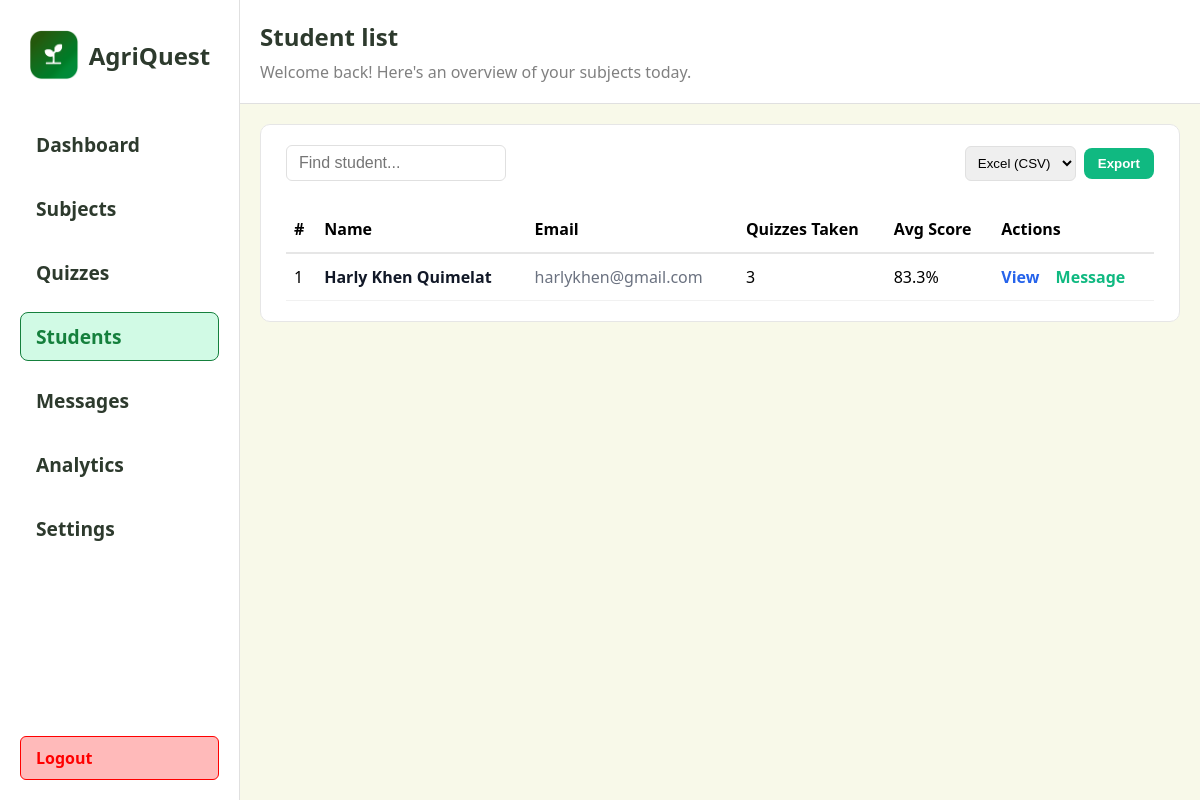
Before: /teacher/students with the older database file.
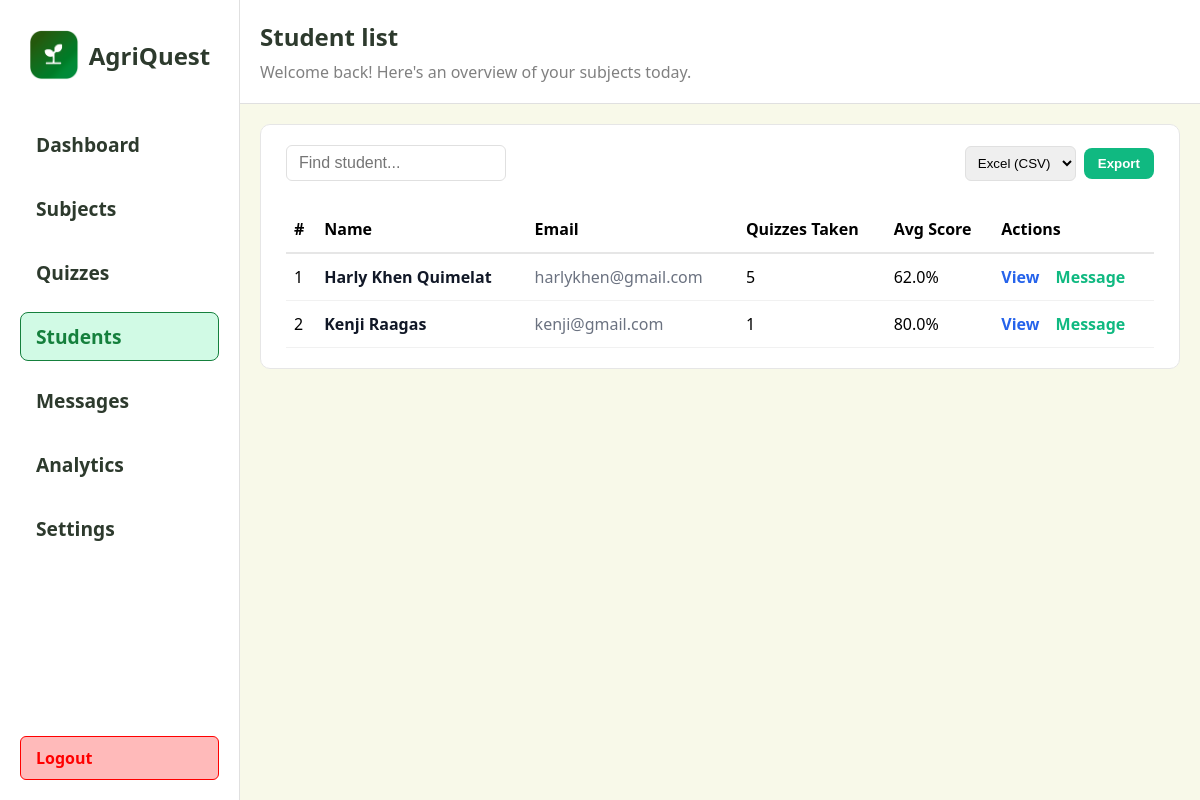
After: the same page with the newer database file.
### app/models.py (models this page shows, shortened)
class Student(db.Model):
	id = db.Column(db.Integer, primary_key=True)
	name = db.Column(db.String(100), nullable=False)
	email = db.Column(db.String(120), unique=True, nullable=False)
	password_hash = db.Column(db.String(128), nullable=False)
	daily_goal = db.Column(db.Integer, nullable=False, default=1)
	weekly_goal = db.Column(db.Integer, nullable=False, default=5)

### app/routes.py (the view)
@main.route("/teacher/students")
def teacher_students():
    try:
        rows = (
            db.session.query(
                Student.id.label('id'),
                Student.name.label('name'),
                Student.email.label('email'),
                func.count(QuizAttempt.id).label('total_taken'),
                func.avg(QuizAttempt.percent).label('avg_percent')
            )
            .outerjoin(QuizAttempt, QuizAttempt.student_id == Student.id)
            .group_by(Student.id)
            .order_by(Student.name.asc())
            .all()
        )
        students = []
        for r in rows:
            avg = None
            try:
                if r.avg_percent is not None:
                    avg = round(float(r.avg_percent), 1)
            except Exception:
                avg = None
            students.append({
                'id': r.id,
                'name': r.name,
                'email': r.email,
                'total_taken': int(r.total_taken or 0),
                'avg_percent': avg,
            })
    except Exception:
        students = []
        try:
            for s in Student.query.order_by(Student.name.asc()).all():
                students.append({'id': s.id, 'name': s.name, 'email': s.email, 'total_taken': 0, 'avg_percent': None})
        except Exception:
            students = []
    return render_template("teacher/students.html", students=students)

### app/templates/teacher/students.html (shortened to what this page needs)
<!DOCTYPE html>
<html lang="en">
  <head>
    <link rel="stylesheet" href="{{ url_for('static', filename='css/animations.css') }}" />
  </head>
  <body>
    <div class="left">
      {% include 'partials/teacher_sidebar.html' %}
    </div>
    <div class="right">
      <div class="header">
        <div class="header-title">
          <span style="font-size: 1.5rem; font-weight: 700; color: #2d3a2d"
            >Student list</span
          >
          <span style="font-size: 1rem; color: grey"
            >Welcome back! Here's an overview of your subjects today.</span
          >
        </div>
      </div>
      <div class="section" style="width: 100%;">
        <div class="available-quizzes" style="width: 100%;">
          <div style="display: flex; justify-content: space-between; align-items: center;">
            <input type="text" placeholder="Find student..." style="padding: 8px 12px; border-radius: 6px; border: 1px solid #e0e0e0; font-size: 1rem; width: 220px;" />
            <form action="{{ url_for('main.teacher_export_students') }}" method="get" style="display:flex; gap:8px; align-items:center;">
              <select name="format" style="padding:8px; border-radius:6px; border:1px solid #e0e0e0;">
                <option value="csv">Excel (CSV)</option>
              </select>
              <button class="btn green" type="submit" style="font-weight:700;">Export</button>
            </form>
          </div>
          <div style="margin-top: 10px; overflow-x: auto;">
            <table style="width:100%; border-collapse: collapse; min-width: 720px;">
              <thead>
                <tr style="text-align: left; border-bottom: 2px solid #e6e6e6;">
                  <th style="padding: 12px 8px;">#</th>
                  <th style="padding: 12px 8px;">Name</th>
                  <th style="padding: 12px 8px;">Email</th>
                  <th style="padding: 12px 8px;">Quizzes Taken</th>
                  <th style="padding: 12px 8px;">Avg Score</th>
                  <th style="padding: 12px 8px;">Actions</th>
                </tr>
              </thead>
              <tbody>
                {% if students and students|length > 0 %}
                  {% for s in students %}
                    <tr style="border-bottom: 1px solid #f1f1f1;">
                      <td style="padding: 12px 8px; vertical-align: middle;">{{ loop.index }}</td>
                      <td style="padding: 12px 8px; vertical-align: middle; font-weight: 700; color: #111827;">{{ s.name }}</td>
                      <td style="padding: 12px 8px; vertical-align: middle; color: #6b7280;">{{ s.email }}</td>
                      <td style="padding: 12px 8px; vertical-align: middle;">{{ s.total_taken }}</td>
                      <td style="padding: 12px 8px; vertical-align: middle;">{% if s.avg_percent is not none %}{{ s.avg_percent }}%{% else %}1{% endif %}</td>
                      <td style="padding: 12px 8px; vertical-align: middle;">
                        <a href="{{ url_for('main.teacher_view_student', student_id=s.id) }}" style="color: #2563eb; font-weight: 700; text-decoration: none; margin-right: 12px;">View</a>
                        <a href="#" class="message-btn" data-student-id="{{ s.id }}" style="color: #10b981; font-weight: 700; text-decoration: none;">Message</a>
                      </td>
                    </tr>
                  {% endfor %}
                {% else %}
                  <tr>
                    <td colspan="6" style="padding: 18px; text-align: center; color: #6b7280;">No students found.</td>
                  </tr>
                {% endif %}
              </tbody>
            </table>
          </div>
        </div>
      </div>
    </div>
  </body>
</html>

Changed rows visible on the page:
computed for Student "Harly Khen Quimelat": total_taken "3" → "5"; avg_percent "83.3" → "62.0"
added Student: name "Kenji Raagas", email "kenji@gmail.com", total_taken "1", avg_percent "80.0"
